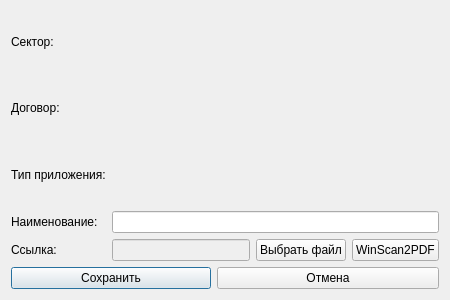
<?xml version="1.0" encoding="UTF-8"?>
<ui version="4.0">
 <class>ApplicationDialog</class>
 <widget class="QDialog" name="ApplicationDialog">
  <property name="enabled">
   <bool>true</bool>
  </property>
  <property name="geometry">
   <rect>
    <x>0</x>
    <y>0</y>
    <width>450</width>
    <height>300</height>
   </rect>
  </property>
  <property name="sizePolicy">
   <sizepolicy hsizetype="Preferred" vsizetype="Preferred">
    <horstretch>0</horstretch>
    <verstretch>0</verstretch>
   </sizepolicy>
  </property>
  <property name="minimumSize">
   <size>
    <width>450</width>
    <height>300</height>
   </size>
  </property>
  <property name="maximumSize">
   <size>
    <width>450</width>
    <height>300</height>
   </size>
  </property>
  <property name="windowTitle">
   <string>Добавление нового приложения</string>
  </property>
  <property name="sizeGripEnabled">
   <bool>false</bool>
  </property>
  <property name="modal">
   <bool>true</bool>
  </property>
  <layout class="QGridLayout" name="gridLayout">
   <item row="0" column="0">
    <widget class="QLabel" name="label">
     <property name="text">
      <string>Сектор:</string>
     </property>
    </widget>
   </item>
   <item row="0" column="1" colspan="6">
    <widget class="MyComboBox" name="secCombo" native="true"/>
   </item>
   <item row="1" column="0">
    <widget class="QLabel" name="label_2">
     <property name="text">
      <string>Договор:</string>
     </property>
    </widget>
   </item>
   <item row="1" column="1" colspan="6">
    <widget class="MyComboBox" name="dealCombo" native="true"/>
   </item>
   <item row="2" column="0">
    <widget class="QLabel" name="label_3">
     <property name="text">
      <string>Тип приложения:</string>
     </property>
    </widget>
   </item>
   <item row="2" column="1" colspan="6">
    <widget class="MyComboBox" name="typeCombo" native="true"/>
   </item>
   <item row="3" column="0">
    <widget class="QLabel" name="label_4">
     <property name="text">
      <string>Наименование:</string>
     </property>
    </widget>
   </item>
   <item row="3" column="1" colspan="6">
    <widget class="QLineEdit" name="applicationEdit"/>
   </item>
   <item row="4" column="0">
    <widget class="QLabel" name="label_5">
     <property name="text">
      <string>Ссылка:</string>
     </property>
    </widget>
   </item>
   <item row="4" column="1" colspan="4">
    <widget class="QLineEdit" name="linkEdit">
     <property name="enabled">
      <bool>false</bool>
     </property>
    </widget>
   </item>
   <item row="4" column="5">
    <widget class="QPushButton" name="selectFileButton">
     <property name="toolTip">
      <string>Выбрать файл</string>
     </property>
     <property name="text">
      <string>Выбрать файл</string>
     </property>
    </widget>
   </item>
   <item row="4" column="6">
    <widget class="QPushButton" name="winScanButton">
     <property name="toolTip">
      <string>Открыть WinScan2PDF для сканирования файла</string>
     </property>
     <property name="text">
      <string>WinScan2PDF</string>
     </property>
    </widget>
   </item>
   <item row="5" column="0" colspan="4">
    <widget class="QPushButton" name="saveButton">
     <property name="toolTip">
      <string>Сохранить приложение</string>
     </property>
     <property name="text">
      <string>Сохранить</string>
     </property>
     <property name="default">
      <bool>true</bool>
     </property>
    </widget>
   </item>
   <item row="5" column="4" colspan="3">
    <widget class="QPushButton" name="rejectButton">
     <property name="text">
      <string>Отмена</string>
     </property>
    </widget>
   </item>
  </layout>
 </widget>
 <customwidgets>
  <customwidget>
   <class>MyComboBox</class>
   <extends>QWidget</extends>
   <header location="global">mycombobox.h</header>
   <container>1</container>
  </customwidget>
 </customwidgets>
 <resources/>
 <connections/>
</ui>
